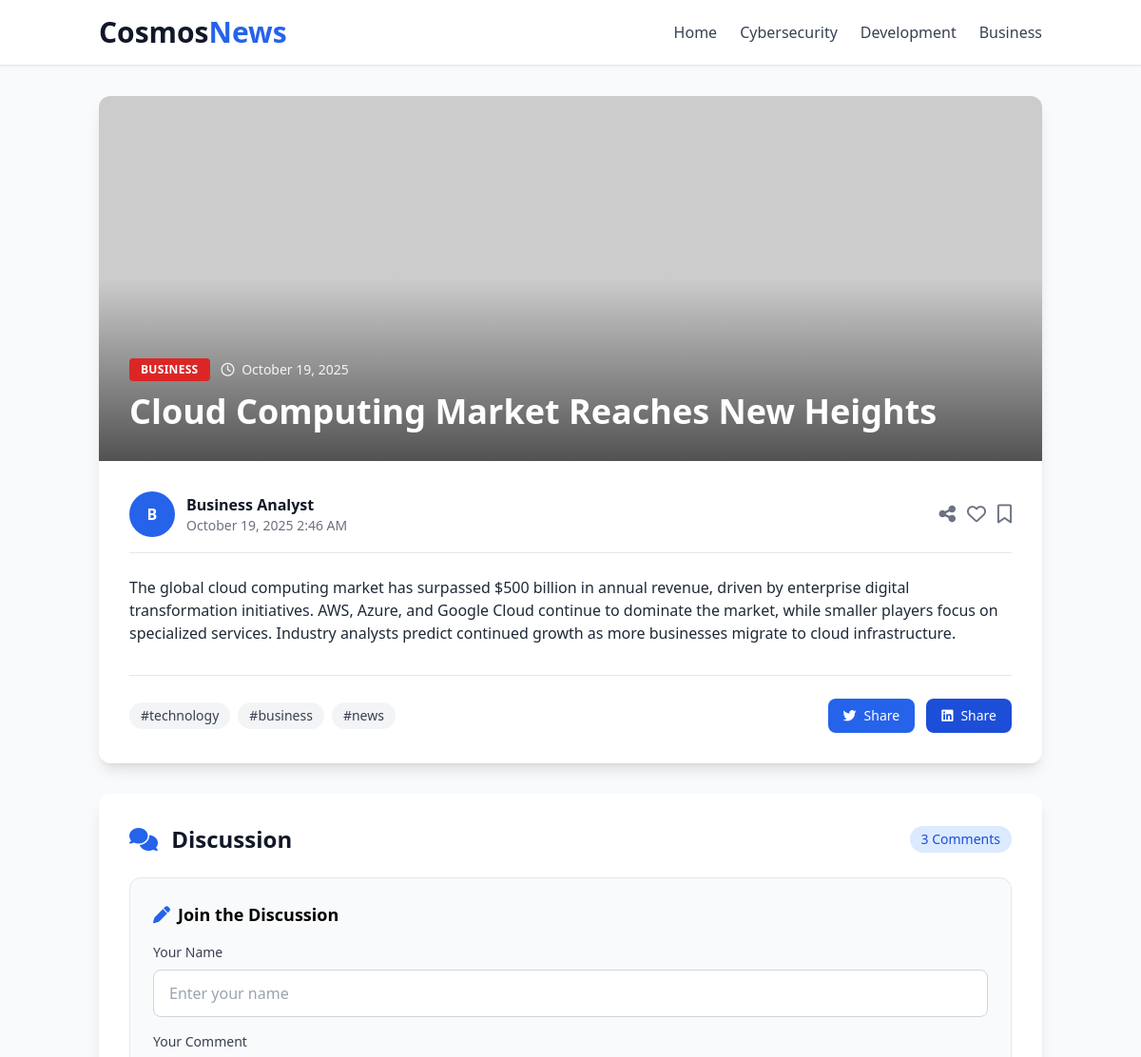
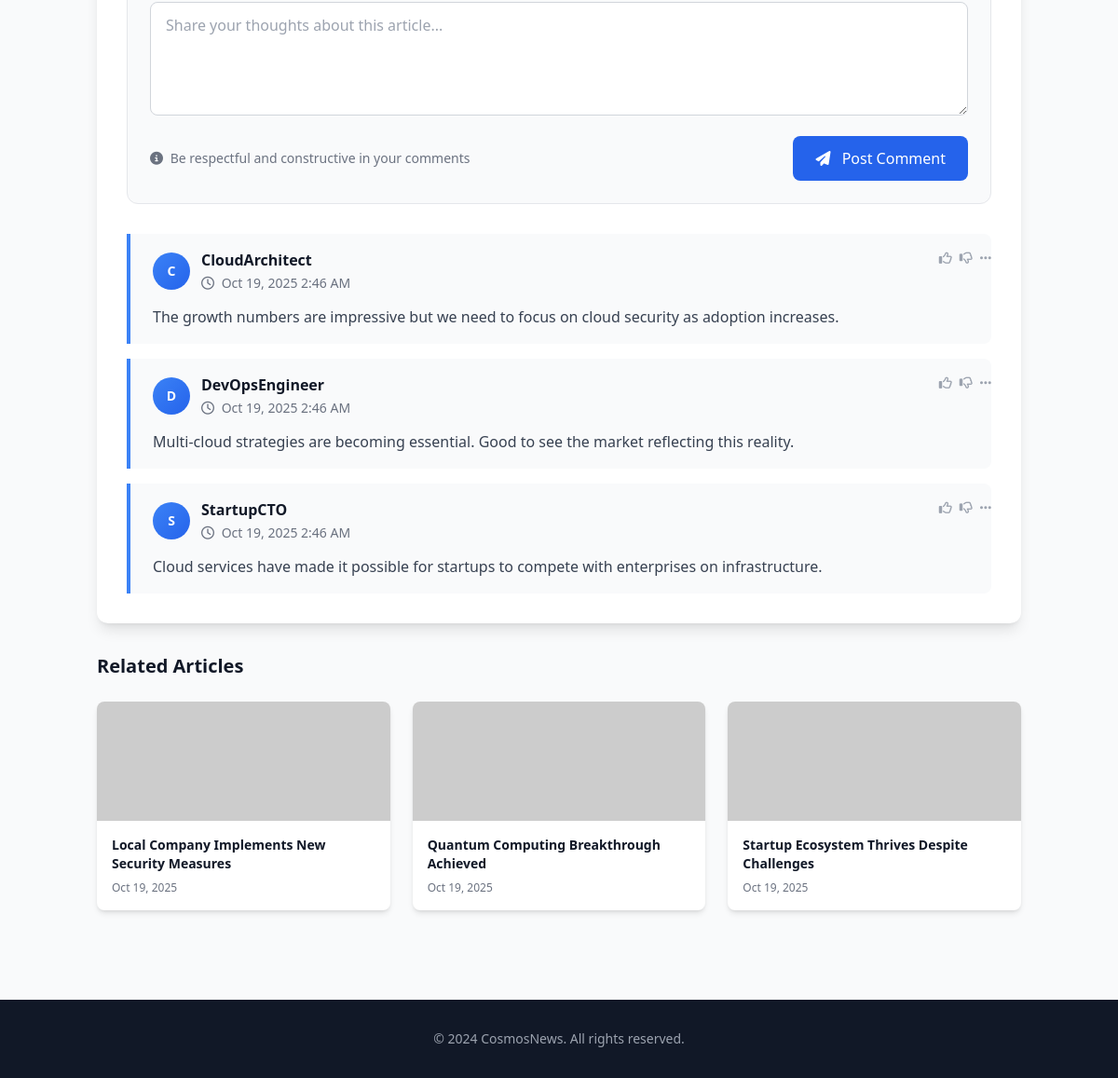
The app's page /article.php?id=5 with its own data (2 pictures, top to bottom).
### tables this page shows
CREATE TABLE IF NOT EXISTS news_articles (
    id INT AUTO_INCREMENT PRIMARY KEY,
    title VARCHAR(255) NOT NULL,
    content TEXT NOT NULL,
    author VARCHAR(100) NOT NULL,
    header_image VARCHAR(500),
    category VARCHAR(50) DEFAULT 'Technology',
    created_at TIMESTAMP DEFAULT CURRENT_TIMESTAMP,
    updated_at TIMESTAMP DEFAULT CURRENT_TIMESTAMP ON UPDATE CURRENT_TIMESTAMP
);

CREATE TABLE IF NOT EXISTS comments (
    id INT AUTO_INCREMENT PRIMARY KEY,
    article_id INT NOT NULL,
    username VARCHAR(100) NOT NULL,
    comment_text TEXT NOT NULL,
    created_at TIMESTAMP DEFAULT CURRENT_TIMESTAMP,
    FOREIGN KEY (article_id) REFERENCES news_articles(id) ON DELETE CASCADE
);

### src/article.php (the view, shortened to what this page needs)
<?php
require_once 'config.php';
$article_id = isset($_GET['id']) ? (int)$_GET['id'] : 0;
$article_query = "SELECT * FROM news_articles WHERE id = $article_id";
$article_result = $conn->query($article_query);
$article = $article_result->fetch_assoc();
$comments_query = "SELECT * FROM comments WHERE article_id = $article_id ORDER BY created_at DESC";
$comments_result = $conn->query($comments_query);
?>
<!DOCTYPE html>
<html lang="en">
<head>
    <script src="https://cdn.tailwindcss.com"></script>
    <link rel="stylesheet" href="https://cdnjs.cloudflare.com/ajax/libs/font-awesome/6.4.0/css/all.min.css">
</head>
<body class="bg-gray-50">
    <header class="bg-white border-b border-gray-200 shadow-sm sticky top-0 z-50">
        <div class="container mx-auto px-4">
            <div class="flex items-center justify-between py-4">
                <div class="flex items-center justify-between w-full">
                    <h1 class="text-3xl font-bold text-gray-900">
                        Cosmos<span class="text-blue-600">News</span>
                    </h1>
                    <nav class="hidden md:flex space-x-6">
                        <a href="index.php" class="text-gray-700 hover:text-blue-600 font-medium transition">Home</a>
                        <a href="#cybersecurity" class="text-gray-700 hover:text-blue-600 font-medium transition">Cybersecurity</a>
                        <a href="#development" class="text-gray-700 hover:text-blue-600 font-medium transition">Development</a>
                        <a href="#business" class="text-gray-700 hover:text-blue-600 font-medium transition">Business</a>
                    </nav>
                </div>
            </div>
        </div>
    </header>
    <main class="container mx-auto px-4 py-8">
        <?php if ($article): ?>
            <article class="bg-white rounded-xl shadow-lg overflow-hidden mb-8">
                <?php if (!empty($article['header_image'])): ?>
                    <div class="relative h-80 md:h-96">
                        <img src="<?php echo htmlspecialchars($article['header_image']); ?>"
                             alt="<?php echo htmlspecialchars($article['title']); ?>"
                             class="w-full h-full object-cover">
                        <div class="absolute inset-0 bg-gradient-to-t from-black/60 via-transparent to-transparent"></div>
                        <div class="absolute bottom-0 left-0 p-8 text-white">
                            <div class="flex items-center space-x-3 mb-3">
                                <span class="bg-red-600 px-3 py-1 rounded text-xs font-bold uppercase tracking-wide">
                                    <?php echo htmlspecialchars($article['category'] ?? 'Technology'); ?>
                                </span>
                                <span class="text-sm opacity-90">
                                    <i class="far fa-clock mr-1"></i>
                                    <?php echo date('F j, Y', strtotime($article['created_at'])); ?>
                                </span>
                            </div>
                            <h1 class="text-3xl md:text-4xl font-bold leading-tight">
                                <?php echo htmlspecialchars($article['title']); ?>
                            </h1>
                        </div>
                    </div>
                <?php endif; ?>
                <div class="p-8">
                    <div class="flex items-center justify-between border-b border-gray-200 pb-4 mb-6">
                        <div class="flex items-center space-x-4">
                            <div class="flex items-center space-x-3">
                                <div class="w-12 h-12 bg-blue-600 rounded-full flex items-center justify-center">
                                    <span class="text-white font-bold">
                                        <?php echo strtoupper(substr($article['author'], 0, 1)); ?>
                                    </span>
                                </div>
                                <div>
                                    <p class="font-semibold text-gray-900">
                                        <?php echo htmlspecialchars($article['author']); ?>
                                    </p>
                                    <p class="text-sm text-gray-500">
                                        <?php echo date('F j, Y g:i A', strtotime($article['created_at'])); ?>
                                    </p>
                                </div>
                            </div>
                        </div>
                        <div class="flex items-center space-x-3">
                            <button class="text-gray-500 hover:text-blue-600 transition">
                                <i class="fas fa-share-alt text-xl"></i>
                            </button>
                            <button class="text-gray-500 hover:text-red-600 transition">
                                <i class="far fa-heart text-xl"></i>
                            </button>
                            <button class="text-gray-500 hover:text-blue-600 transition">
                                <i class="far fa-bookmark text-xl"></i>
                            </button>
                        </div>
                    </div>
                    <div class="prose prose-lg max-w-none text-gray-800">
                        <?php echo nl2br(htmlspecialchars($article['content'])); ?>
                    </div>
                    <div class="mt-8 pt-6 border-t border-gray-200">
                        <div class="flex flex-wrap items-center justify-between">
                            <div class="flex flex-wrap gap-2 mb-4 md:mb-0">
                                <span class="bg-gray-100 px-3 py-1 rounded-full text-sm text-gray-700">
                                    #technology
                                </span>
                                <span class="bg-gray-100 px-3 py-1 rounded-full text-sm text-gray-700">
                                    #<?php echo strtolower(str_replace(' ', '', $article['category'] ?? 'Technology')); ?>
                                </span>
                                <span class="bg-gray-100 px-3 py-1 rounded-full text-sm text-gray-700">
                                    #news
                                </span>
                            </div>
                            <div class="flex space-x-3">
                                <button class="bg-blue-600 text-white px-4 py-2 rounded-lg hover:bg-blue-700 transition text-sm font-medium">
                                    <i class="fab fa-twitter mr-2"></i>Share
                                </button>
                                <button class="bg-blue-700 text-white px-4 py-2 rounded-lg hover:bg-blue-800 transition text-sm font-medium">
                                    <i class="fab fa-linkedin mr-2"></i>Share
                                </button>
                            </div>
                        </div>
                    </div>
                </div>
            </article>
            <section id="comments" class="bg-white rounded-xl shadow-lg p-8">
                <div class="flex items-center justify-between mb-6">
                    <h2 class="text-2xl font-bold text-gray-900">
                        <i class="fas fa-comments text-blue-600 mr-2"></i>
                        Discussion
                    </h2>
                    <span class="bg-blue-100 text-blue-700 px-3 py-1 rounded-full text-sm font-medium">
                        <?php echo $comments_result->num_rows; ?> Comments
                    </span>
                </div>
                <div class="mb-8 p-6 bg-gray-50 rounded-xl border border-gray-200">
                    <h3 class="text-lg font-semibold mb-4 flex items-center">
                        <i class="fas fa-pen text-blue-600 mr-2"></i>
                        Join the Discussion
                    </h3>
                    <form method="POST" action="" class="space-y-4">
                        <div>
                            <label for="username" class="block text-sm font-medium text-gray-700 mb-2">
                                Your Name
                            </label>
                            <input type="text" id="username" name="username" required
                                   class="w-full px-4 py-3 border border-gray-300 rounded-lg focus:ring-2 focus:ring-blue-500 focus:border-transparent transition"
                                   placeholder="Enter your name">
                        </div>
                        <div>
                            <label for="comment_text" class="block text-sm font-medium text-gray-700 mb-2">
                                Your Comment
                            </label>
                            <textarea id="comment_text" name="comment_text" rows="4" required
                                      class="w-full px-4 py-3 border border-gray-300 rounded-lg focus:ring-2 focus:ring-blue-500 focus:border-transparent transition"
                                      placeholder="Share your thoughts about this article..."></textarea>
                        </div>
                        <div class="flex items-center justify-between">
                            <p class="text-sm text-gray-500">
                                <i class="fas fa-info-circle mr-1"></i>
                                Be respectful and constructive in your comments
                            </p>
                            <button type="submit" name="submit_comment"
                                    class="bg-blue-600 text-white px-6 py-3 rounded-lg hover:bg-blue-700 transition font-medium">
                                <i class="fas fa-paper-plane mr-2"></i>
                                Post Comment
                            </button>
                        </div>
                    </form>
                </div>
                <div class="space-y-4">
                    <?php if ($comments_result->num_rows > 0): ?>
                        <?php while ($comment = $comments_result->fetch_assoc()): ?>
                            <div class="border-l-4 border-blue-500 pl-6 py-4 bg-gray-50 rounded-r-lg">
                                <div class="flex items-start justify-between mb-3">
                                    <div class="flex items-center space-x-3">
                                        <div class="w-10 h-10 bg-gradient-to-br from-blue-500 to-blue-600 rounded-full flex items-center justify-center">
                                            <span class="text-white font-bold text-sm">
                                                <?php echo strtoupper(substr($comment['username'], 0, 1)); ?>
                                            </span>
                                        </div>
                                        <div>
                                            <h4 class="font-semibold text-gray-900">
                                                <?php echo $comment['username']; ?>
                                            </h4>
                                            <span class="text-sm text-gray-500">
                                                <i class="far fa-clock mr-1"></i>
                                                <?php echo date('M j, Y g:i A', strtotime($comment['created_at'])); ?>
                                            </span>
                                        </div>
                                    </div>
                                    <div class="flex items-center space-x-2">
                                        <button class="text-gray-400 hover:text-blue-600 transition text-sm">
                                            <i class="far fa-thumbs-up"></i>
                                        </button>
                                        <button class="text-gray-400 hover:text-red-600 transition text-sm">
                                            <i class="far fa-thumbs-down"></i>
                                        </button>
                                        <button class="text-gray-400 hover:text-gray-600 transition text-sm">
                                            <i class="fas fa-ellipsis-h"></i>
                                        </button>
                                    </div>
                                </div>
                                <div class="text-gray-700 ml-13 leading-relaxed">
                                    <?php echo $comment['comment_text']; ?>
                                </div>
                            </div>
                        <?php endwhile; ?>
                    <?php endif; ?>
                </div>
            </section>
            <section class="mt-8">
                <h3 class="text-xl font-bold text-gray-900 mb-6">Related Articles</h3>
                <div class="grid grid-cols-1 md:grid-cols-3 gap-6">
                    <?php
                    $related_query = "SELECT * FROM news_articles WHERE id != " . $article_id . " ORDER BY RAND() LIMIT 3";
                    $related_result = $conn->query($related_query);
                    while ($related = $related_result->fetch_assoc()): ?>
                        <article class="bg-white rounded-lg shadow-md overflow-hidden hover:shadow-lg transition">
                            <?php if (!empty($related['header_image'])): ?>
                                <div class="h-32 overflow-hidden">
                                    <img src="<?php echo htmlspecialchars($related['header_image']); ?>"
                                         alt="<?php echo htmlspecialchars($related['title']); ?>"
                                         class="w-full h-full object-cover">
                                </div>
                            <?php else: ?>
                                <div class="h-32 bg-gradient-to-r from-blue-500 to-blue-600 flex items-center justify-center">
                                    <i class="fas fa-newspaper text-white text-2xl"></i>
                                </div>
                            <?php endif; ?>
                            <div class="p-4">
                                <h4 class="font-semibold text-gray-900 mb-2 text-sm">
                                    <a href="article.php?id=<?php echo $related['id']; ?>" class="hover:text-blue-600 transition">
                                        <?php echo htmlspecialchars($related['title']); ?>
                                    </a>
                                </h4>
                                <p class="text-xs text-gray-500">
                                    <?php echo date('M j, Y', strtotime($related['created_at'])); ?>
                                </p>
                            </div>
                        </article>
                    <?php endwhile; ?>
                </div>
            </section>
        <?php endif; ?>
    </main>
    <footer class="bg-gray-900 text-white mt-16">
        <div class="container mx-auto px-4 py-8">
            <div class="text-center text-gray-400 text-sm">
                <p>&copy; 2024 CosmosNews. All rights reserved.</p>
            </div>
        </div>
    </footer>
</body>
</html>

### records on screen
news_articles: category "BUSINESS", created_at "October 19, 2025", title "Cloud Computing Market Reaches New Heights", author "B", author "Business Analyst", created_at "October 19, 2025 2:46 AM", content "The global cloud computing market has surpassed $500 billion in annual revenue, driven by enterprise digital transformation initiatives. AWS, Azure, and Google Cloud continue to dominate the market, while smaller players focus on specialized services. Industry analysts predict continued growth as more businesses migrate to cloud infrastructure.", category "business"
comments: username "C", username "CloudArchitect", created_at "Oct 19, 2025 2:46 AM", comment_text "The growth numbers are impressive but we need to focus on cloud security as adoption increases."
comments: username "D", username "DevOpsEngineer", created_at "Oct 19, 2025 2:46 AM", comment_text "Multi-cloud strategies are becoming essential. Good to see the market reflecting this reality."
comments: username "S", username "StartupCTO", created_at "Oct 19, 2025 2:46 AM", comment_text "Cloud services have made it possible for startups to compete with enterprises on infrastructure."
news_articles: title "Local Company Implements New Security Measures", created_at "Oct 19, 2025"
news_articles: title "Quantum Computing Breakthrough Achieved", created_at "Oct 19, 2025"
news_articles: title "Startup Ecosystem Thrives Despite Challenges", created_at "Oct 19, 2025"

### other values on screen
$comments_result->num_rows "3"
